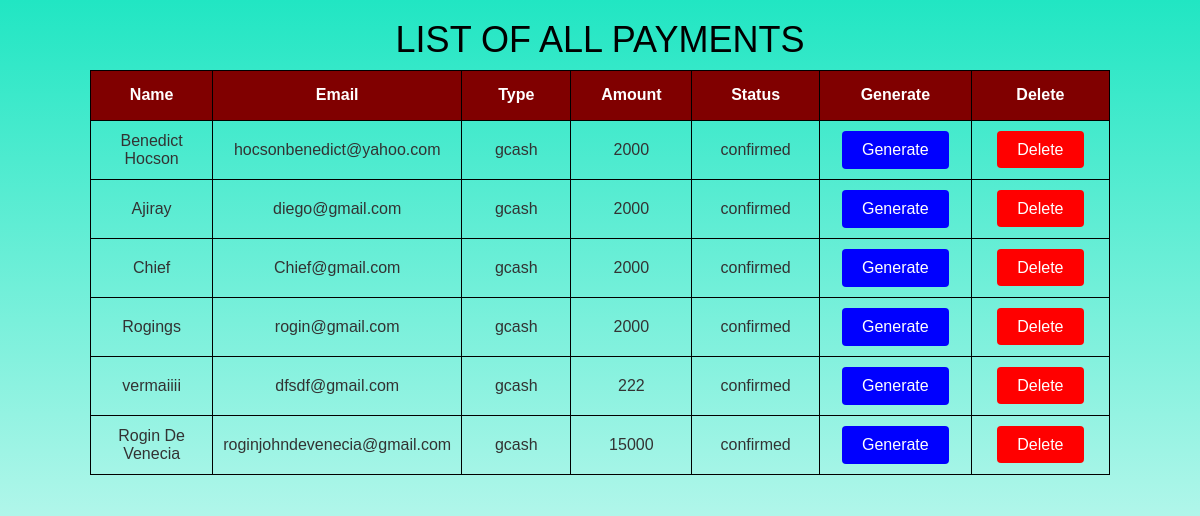
/5allPayments.php, run on the app's committed database.
### tables this page shows
CREATE TABLE `paymentconfirmed` (
  `id` int(11) NOT NULL,
  `stud_id` int(11) NOT NULL,
  `name` varchar(50) NOT NULL,
  `email` varchar(50) NOT NULL,
  `type` varchar(50) NOT NULL,
  `amount` varchar(50) NOT NULL,
  `status` varchar(10) NOT NULL
);

### 5allPayments.php (the view, shortened to what this page needs)
<?php
	$db_host = "localhost";
	$db_user = "root";
	$db_pass = "";
	$db_name = "login_db";
	$link = mysqli_connect($db_host,$db_user,$db_pass,$db_name);
      ?>
<html>
<head>
<link rel="stylesheet" href="https://maxcdn.bootstrapcdn.com/bootstrap/3.3.7/css/bootstrap.min.css">
</head>
<body>
<div class="container">
  <h1 style = "color: black">LIST OF ALL PAYMENTS</h1>
   <form id ="form" action ="5.5allDelete.php" method ="POST">
  <table class="tbl">
    <tr>
      <th style = "background-color: maroon; color: white;">Name</th>
      <th style = "background-color: maroon; color: white;">Email</th>
      <th style = "background-color: maroon; color: white;">Type</th>
      <th style = "background-color: maroon; color: white;">Amount</th>
      <th style = "background-color: maroon; color: white;">Status</th>
      <th style = "background-color: maroon; color: white;">Generate</th>
      <th style = "background-color: maroon; color: white;">Delete</th>
    </tr>
    <?php
    $sql = "SELECT * from paymentconfirmed";
    $result = mysqli_query($link, $sql);
    while ($row = mysqli_fetch_assoc($result)) {
    ?>
    <tr>
      <td><?php echo $row['name']; ?></td>
      <td><?php echo $row['email']; ?></td>
      <td><?php echo $row['type']; ?></td>
      <td><?php echo $row['amount']; ?></td>
      <td><?php echo $row['status']; ?></td>
      <?php echo "<td><input type=submit name = generate class =butt1 value=Generate>"; ?>
      <?php echo "<td><a class  =butt2 href=5.5allDelete.php?id='" . $row['id'] . "'>Delete</a>";?>
    </tr>
    <?php } ?>
  </table>
</div>
</body>
</html>

### 5allPayments.php (style rules this page uses)
.container { width:1050px; margin-left:auto; margin-right:auto; }
body { background: #ffffff; background: -webkit-linear-gradient(0deg, #ffffff 0%, #21e6c3 100%); background: linear-gradient(0deg, #ffffff 0%, #21e6c3 100%); font-family: 'Poppins', sans-serif; }
.tbl { border:1px solid black; }
.tbl th { border:1px solid black; width:200px; height:50; text-align:center; padding:10px; }
.tbl td { border:1px solid black; width:200px; text-align: center; height:50; padding:10px; }
h1 { text-align: center; }
a { text-decoration: none ; }
.butt1 { background-color:blue; color: white; border: none; border-radius: 4px; cursor: pointer; padding: 10px 20px; }
.butt2 { background-color: red; color: white; border: none; border-radius: 4px; cursor: pointer; padding: 10px 20px; }

### data on the page
paymentconfirmed: name "Benedict Hocson", email "hocsonbenedict@yahoo.com", type "gcash", amount "2000", status "confirmed"
paymentconfirmed: name "Ajiray", email "diego@gmail.com", type "gcash", amount "2000", status "confirmed"
paymentconfirmed: name "Chief", email "Chief@gmail.com", type "gcash", amount "2000", status "confirmed"
paymentconfirmed: name "Rogings", email "rogin@gmail.com", type "gcash", amount "2000", status "confirmed"
paymentconfirmed: name "vermaiiii", email "dfsdf@gmail.com", type "gcash", amount "222", status "confirmed"
paymentconfirmed: name "Rogin De Venecia", email "roginjohndevenecia@gmail.com", type "gcash", amount "15000", status "confirmed"
